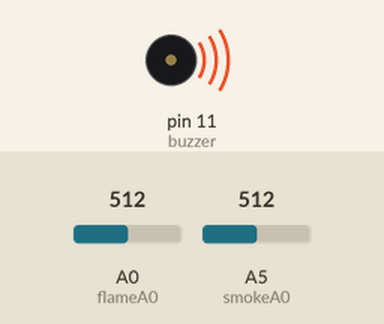
The sketch below on a simulated Arduino Uno, built with avr-gcc and run on an emulated ATmega328P. Shown: buzzer (waves = sounding). Inputs (shaded band) come from the test bench; at power-on: A5 (smokeA0) = 512, A0 (flameA0) = 512. What the sketch prints to the serial monitor is not drawn.

Above: at 1.2 s.
1.3 s: A5 (smokeA0) set to 413
2.8 s: A5 (smokeA0) set to 392
At 3.1 s:
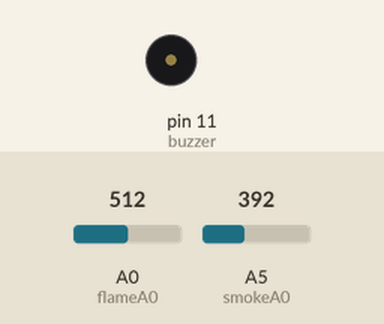
4.3 s: A5 (smokeA0) set to 410
At 5.5 s:
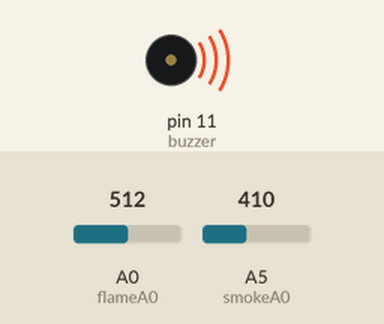
5.8 s: A5 (smokeA0) set to 390
At 7.1 s:
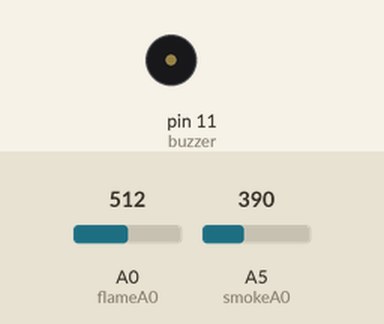
Timing chart, 0 to 8.3 s (numbered marks = the images above; inputs shaded):
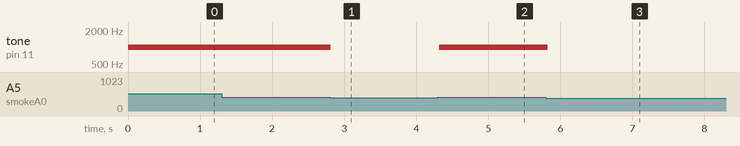

The sketch:

Kitchen_Module_Fire_and_Smoke_.ino
```cpp
int buzzer = 11;
int smokeA0 = A5;
int flameA0 = A0;
// Your threshold value
int sensorThres = 400;

void setup() {
  pinMode(buzzer, OUTPUT);
  pinMode(smokeA0, INPUT);
  pinMode(flameA0, INPUT);
  Serial.begin(9600);
}

void loop()
{
  int analogSensor = analogRead(smokeA0);
  int flameRead = analogRead(flameA0);

  Serial.print("Flame: ");
  Serial.println(flameRead);
  // Checks if it has reached the threshold value
  if (analogSensor > sensorThres || flameRead < sensorThres)
  {
    tone(buzzer, 1000, 200);
  }
  else
  {
    noTone(buzzer);
  }
  delay(100);
}
```

Measured:
- the behaviour switches between 401 and 400 on A5 (smokeA0) (found by bisection; images 0 and 1)
- after the input at 1.3 s, every drawn part: stays the same
- after the input at 2.8 s, tone on pin 11 (buzzer): 1000 Hz → silent at once
- after the input at 4.3 s, tone on pin 11 (buzzer): silent → 1000 Hz at once
- after the input at 5.8 s, tone on pin 11 (buzzer): 1000 Hz → silent at once
